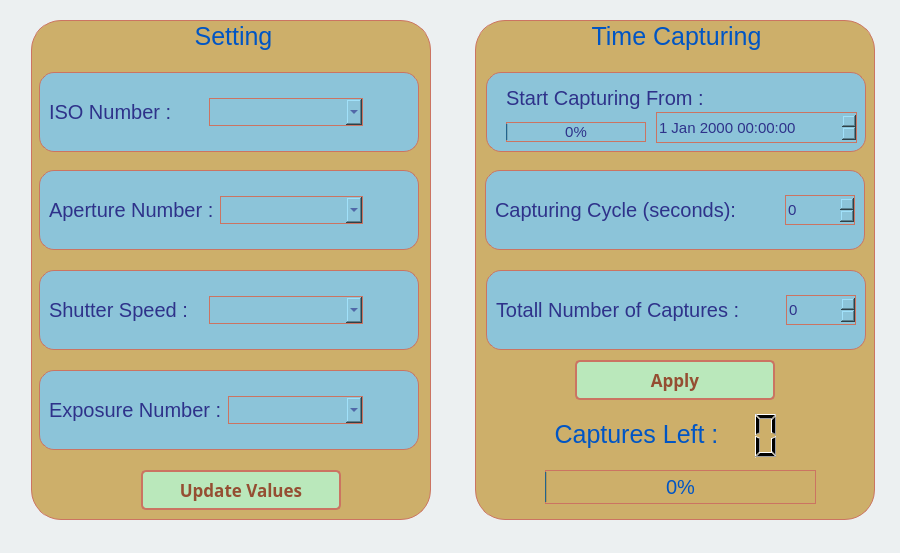
<?xml version="1.0" encoding="UTF-8"?>
<ui version="4.0">
 <class>CameraTools</class>
 <widget class="QWidget" name="CameraTools">
  <property name="enabled">
   <bool>true</bool>
  </property>
  <property name="geometry">
   <rect>
    <x>0</x>
    <y>0</y>
    <width>900</width>
    <height>553</height>
   </rect>
  </property>
  <property name="sizePolicy">
   <sizepolicy hsizetype="Fixed" vsizetype="Fixed">
    <horstretch>0</horstretch>
    <verstretch>0</verstretch>
   </sizepolicy>
  </property>
  <property name="maximumSize">
   <size>
    <width>900</width>
    <height>600</height>
   </size>
  </property>
  <property name="windowTitle">
   <string>Camera Tools</string>
  </property>
  <property name="windowIcon">
   <iconset>
    <normaloff>../images/Edit-Icon.png</normaloff>../images/Edit-Icon.png</iconset>
  </property>
  <property name="autoFillBackground">
   <bool>false</bool>
  </property>
  <property name="styleSheet">
   <string notr="true">background-color: #ecf0f1;</string>
  </property>
  <widget class="QGroupBox" name="groupBox">
   <property name="geometry">
    <rect>
     <x>31</x>
     <y>20</y>
     <width>400</width>
     <height>500</height>
    </rect>
   </property>
   <property name="sizePolicy">
    <sizepolicy hsizetype="Fixed" vsizetype="Fixed">
     <horstretch>0</horstretch>
     <verstretch>0</verstretch>
    </sizepolicy>
   </property>
   <property name="maximumSize">
    <size>
     <width>400</width>
     <height>16777215</height>
    </size>
   </property>
   <property name="autoFillBackground">
    <bool>false</bool>
   </property>
   <property name="styleSheet">
    <string notr="true">background-color: #CDAF6A;

border:1px solid #CB7462;
color :rgb(0, 85, 196);
border-radius: 30px;
font-size: 25px;</string>
   </property>
   <property name="title">
    <string>Setting</string>
   </property>
   <property name="alignment">
    <set>Qt::AlignCenter</set>
   </property>
   <widget class="QGroupBox" name="groupBox_4">
    <property name="geometry">
     <rect>
      <x>8</x>
      <y>250</y>
      <width>380</width>
      <height>80</height>
     </rect>
    </property>
    <property name="sizePolicy">
     <sizepolicy hsizetype="Fixed" vsizetype="Fixed">
      <horstretch>0</horstretch>
      <verstretch>0</verstretch>
     </sizepolicy>
    </property>
    <property name="styleSheet">
     <string notr="true">background-color: #8CC4D9;

border:1px solid #CB7462;
color :#2E328A;
border-radius: 15px;
font-size: 20px;
</string>
    </property>
    <property name="title">
     <string/>
    </property>
    <layout class="QGridLayout" name="gridLayout_6">
     <item row="0" column="0">
      <layout class="QHBoxLayout" name="horizontalLayout_4">
       <item>
        <widget class="QLabel" name="ShutterLabel">
         <property name="styleSheet">
          <string notr="true">border : none;</string>
         </property>
         <property name="text">
          <string>Shutter Speed :</string>
         </property>
        </widget>
       </item>
       <item>
        <widget class="QComboBox" name="ShutterComboBox">
         <property name="cursor">
          <cursorShape>PointingHandCursor</cursorShape>
         </property>
        </widget>
       </item>
       <item>
        <widget class="QLabel" name="LoadLabel3">
         <property name="sizePolicy">
          <sizepolicy hsizetype="Maximum" vsizetype="Preferred">
           <horstretch>0</horstretch>
           <verstretch>0</verstretch>
          </sizepolicy>
         </property>
         <property name="maximumSize">
          <size>
           <width>40</width>
           <height>40</height>
          </size>
         </property>
         <property name="styleSheet">
          <string notr="true">border:none;</string>
         </property>
         <property name="text">
          <string/>
         </property>
         <property name="scaledContents">
          <bool>true</bool>
         </property>
         <property name="alignment">
          <set>Qt::AlignCenter</set>
         </property>
        </widget>
       </item>
      </layout>
     </item>
    </layout>
   </widget>
   <widget class="QGroupBox" name="groupBox_5">
    <property name="geometry">
     <rect>
      <x>8</x>
      <y>350</y>
      <width>380</width>
      <height>80</height>
     </rect>
    </property>
    <property name="sizePolicy">
     <sizepolicy hsizetype="Fixed" vsizetype="Fixed">
      <horstretch>0</horstretch>
      <verstretch>0</verstretch>
     </sizepolicy>
    </property>
    <property name="styleSheet">
     <string notr="true">background-color: #8CC4D9;

border:1px solid #CB7462;
color :#2E328A;
border-radius: 15px;
font-size: 20px;</string>
    </property>
    <property name="title">
     <string/>
    </property>
    <layout class="QGridLayout" name="gridLayout_7">
     <item row="0" column="0">
      <layout class="QHBoxLayout" name="horizontalLayout_6">
       <item>
        <widget class="QLabel" name="ExpoLabel">
         <property name="styleSheet">
          <string notr="true">border : none;</string>
         </property>
         <property name="text">
          <string>Exposure Number :</string>
         </property>
        </widget>
       </item>
       <item>
        <widget class="QComboBox" name="ExpoComboBox">
         <property name="cursor">
          <cursorShape>PointingHandCursor</cursorShape>
         </property>
        </widget>
       </item>
       <item>
        <widget class="QLabel" name="LoadLabel4">
         <property name="sizePolicy">
          <sizepolicy hsizetype="Maximum" vsizetype="Preferred">
           <horstretch>0</horstretch>
           <verstretch>0</verstretch>
          </sizepolicy>
         </property>
         <property name="maximumSize">
          <size>
           <width>40</width>
           <height>40</height>
          </size>
         </property>
         <property name="styleSheet">
          <string notr="true">border:none;</string>
         </property>
         <property name="text">
          <string/>
         </property>
         <property name="scaledContents">
          <bool>true</bool>
         </property>
         <property name="alignment">
          <set>Qt::AlignCenter</set>
         </property>
        </widget>
       </item>
      </layout>
     </item>
    </layout>
   </widget>
   <widget class="QGroupBox" name="groupBox_2">
    <property name="geometry">
     <rect>
      <x>8</x>
      <y>52</y>
      <width>380</width>
      <height>80</height>
     </rect>
    </property>
    <property name="sizePolicy">
     <sizepolicy hsizetype="Fixed" vsizetype="Fixed">
      <horstretch>0</horstretch>
      <verstretch>0</verstretch>
     </sizepolicy>
    </property>
    <property name="maximumSize">
     <size>
      <width>400</width>
      <height>100</height>
     </size>
    </property>
    <property name="styleSheet">
     <string notr="true">background-color: #8CC4D9;

border:1px solid #CB7462;
color :#2E328A;
border-radius: 15px;
font-size: 20px;</string>
    </property>
    <property name="title">
     <string/>
    </property>
    <layout class="QGridLayout" name="gridLayout_4">
     <item row="0" column="0">
      <layout class="QHBoxLayout" name="horizontalLayout">
       <item>
        <widget class="QLabel" name="ISOLabel">
         <property name="styleSheet">
          <string notr="true">border : none;</string>
         </property>
         <property name="text">
          <string>ISO Number :</string>
         </property>
        </widget>
       </item>
       <item>
        <widget class="QComboBox" name="ISOComboBox">
         <property name="sizePolicy">
          <sizepolicy hsizetype="Maximum" vsizetype="Maximum">
           <horstretch>0</horstretch>
           <verstretch>0</verstretch>
          </sizepolicy>
         </property>
         <property name="maximumSize">
          <size>
           <width>250</width>
           <height>16777215</height>
          </size>
         </property>
         <property name="cursor">
          <cursorShape>PointingHandCursor</cursorShape>
         </property>
        </widget>
       </item>
       <item>
        <widget class="QLabel" name="LoadLabel1">
         <property name="sizePolicy">
          <sizepolicy hsizetype="Maximum" vsizetype="Preferred">
           <horstretch>0</horstretch>
           <verstretch>0</verstretch>
          </sizepolicy>
         </property>
         <property name="maximumSize">
          <size>
           <width>40</width>
           <height>40</height>
          </size>
         </property>
         <property name="styleSheet">
          <string notr="true">border:none;</string>
         </property>
         <property name="text">
          <string/>
         </property>
         <property name="scaledContents">
          <bool>true</bool>
         </property>
         <property name="alignment">
          <set>Qt::AlignCenter</set>
         </property>
        </widget>
       </item>
      </layout>
     </item>
    </layout>
   </widget>
   <widget class="QGroupBox" name="groupBox_8">
    <property name="geometry">
     <rect>
      <x>8</x>
      <y>150</y>
      <width>380</width>
      <height>80</height>
     </rect>
    </property>
    <property name="sizePolicy">
     <sizepolicy hsizetype="Fixed" vsizetype="Fixed">
      <horstretch>0</horstretch>
      <verstretch>0</verstretch>
     </sizepolicy>
    </property>
    <property name="styleSheet">
     <string notr="true">background-color: #8CC4D9;

border:1px solid #CB7462;
color :#2E328A;
border-radius: 15px;
font-size: 20px;
</string>
    </property>
    <property name="title">
     <string/>
    </property>
    <layout class="QGridLayout" name="gridLayout_5">
     <item row="0" column="0">
      <layout class="QHBoxLayout" name="horizontalLayout_12">
       <item>
        <widget class="QLabel" name="ApertureLabel">
         <property name="styleSheet">
          <string notr="true">border : none;</string>
         </property>
         <property name="text">
          <string>Aperture Number :</string>
         </property>
        </widget>
       </item>
       <item>
        <widget class="QComboBox" name="ApertureComboBox">
         <property name="sizePolicy">
          <sizepolicy hsizetype="Maximum" vsizetype="Maximum">
           <horstretch>0</horstretch>
           <verstretch>0</verstretch>
          </sizepolicy>
         </property>
         <property name="maximumSize">
          <size>
           <width>250</width>
           <height>16777215</height>
          </size>
         </property>
         <property name="cursor">
          <cursorShape>PointingHandCursor</cursorShape>
         </property>
        </widget>
       </item>
       <item>
        <widget class="QLabel" name="LoadLabel2">
         <property name="sizePolicy">
          <sizepolicy hsizetype="Maximum" vsizetype="Preferred">
           <horstretch>0</horstretch>
           <verstretch>0</verstretch>
          </sizepolicy>
         </property>
         <property name="maximumSize">
          <size>
           <width>40</width>
           <height>40</height>
          </size>
         </property>
         <property name="styleSheet">
          <string notr="true">border:none;</string>
         </property>
         <property name="text">
          <string/>
         </property>
         <property name="scaledContents">
          <bool>true</bool>
         </property>
         <property name="alignment">
          <set>Qt::AlignCenter</set>
         </property>
        </widget>
       </item>
      </layout>
     </item>
    </layout>
   </widget>
   <widget class="QPushButton" name="UpdateValueButton">
    <property name="geometry">
     <rect>
      <x>110</x>
      <y>450</y>
      <width>200</width>
      <height>40</height>
     </rect>
    </property>
    <property name="sizePolicy">
     <sizepolicy hsizetype="Maximum" vsizetype="Maximum">
      <horstretch>0</horstretch>
      <verstretch>0</verstretch>
     </sizepolicy>
    </property>
    <property name="maximumSize">
     <size>
      <width>200</width>
      <height>40</height>
     </size>
    </property>
    <property name="font">
     <font>
      <family>sans-serif</family>
      <pointsize>-1</pointsize>
      <weight>75</weight>
      <bold>true</bold>
     </font>
    </property>
    <property name="cursor">
     <cursorShape>PointingHandCursor</cursorShape>
    </property>
    <property name="styleSheet">
     <string notr="true">background-color:#BAE8BB;
color:#954E32;
font-weight: bold;
border-radius: 5px;
border: 2px solid #CB7462;
font-family: sans-serif;
font-size : 17px;</string>
    </property>
    <property name="text">
     <string>Update Values</string>
    </property>
   </widget>
  </widget>
  <widget class="QGroupBox" name="groupBox_6">
   <property name="geometry">
    <rect>
     <x>475</x>
     <y>20</y>
     <width>400</width>
     <height>500</height>
    </rect>
   </property>
   <property name="sizePolicy">
    <sizepolicy hsizetype="Fixed" vsizetype="Fixed">
     <horstretch>0</horstretch>
     <verstretch>0</verstretch>
    </sizepolicy>
   </property>
   <property name="autoFillBackground">
    <bool>false</bool>
   </property>
   <property name="styleSheet">
    <string notr="true">background-color: #CDAF6A;

border:1px solid #CB7462;
color :rgb(0, 85, 196);
border-radius: 30px;
font-size: 25px;</string>
   </property>
   <property name="title">
    <string>Time Capturing</string>
   </property>
   <property name="alignment">
    <set>Qt::AlignCenter</set>
   </property>
   <widget class="QPushButton" name="ApplyButton">
    <property name="geometry">
     <rect>
      <x>100</x>
      <y>340</y>
      <width>200</width>
      <height>40</height>
     </rect>
    </property>
    <property name="sizePolicy">
     <sizepolicy hsizetype="Maximum" vsizetype="Maximum">
      <horstretch>0</horstretch>
      <verstretch>0</verstretch>
     </sizepolicy>
    </property>
    <property name="maximumSize">
     <size>
      <width>200</width>
      <height>40</height>
     </size>
    </property>
    <property name="font">
     <font>
      <family>sans-serif</family>
      <pointsize>-1</pointsize>
      <weight>75</weight>
      <bold>true</bold>
     </font>
    </property>
    <property name="cursor">
     <cursorShape>PointingHandCursor</cursorShape>
    </property>
    <property name="styleSheet">
     <string notr="true">background-color:#BAE8BB;
color:#954E32;
font-weight: bold;
border-radius: 5px;
border: 2px solid #CB7462;
font-family: sans-serif;
font-size : 17px;</string>
    </property>
    <property name="text">
     <string>Apply</string>
    </property>
   </widget>
   <widget class="QGroupBox" name="groupBox_7">
    <property name="geometry">
     <rect>
      <x>11</x>
      <y>52</y>
      <width>380</width>
      <height>80</height>
     </rect>
    </property>
    <property name="sizePolicy">
     <sizepolicy hsizetype="Fixed" vsizetype="Fixed">
      <horstretch>0</horstretch>
      <verstretch>0</verstretch>
     </sizepolicy>
    </property>
    <property name="maximumSize">
     <size>
      <width>400</width>
      <height>80</height>
     </size>
    </property>
    <property name="styleSheet">
     <string notr="true">background-color: #8CC4D9;

border:1px solid #CB7462;
color :#2E328A;
border-radius: 15px;
font-size: 10px;</string>
    </property>
    <property name="title">
     <string/>
    </property>
    <widget class="QProgressBar" name="waitToStartProgressBar">
     <property name="geometry">
      <rect>
       <x>20</x>
       <y>50</y>
       <width>140</width>
       <height>20</height>
      </rect>
     </property>
     <property name="sizePolicy">
      <sizepolicy hsizetype="Fixed" vsizetype="Fixed">
       <horstretch>0</horstretch>
       <verstretch>0</verstretch>
      </sizepolicy>
     </property>
     <property name="maximumSize">
      <size>
       <width>16777215</width>
       <height>30</height>
      </size>
     </property>
     <property name="styleSheet">
      <string notr="true">border:1px solid #CB7462;
color :#2E328A;
border-radius:none;
font-size:15px;</string>
     </property>
     <property name="value">
      <number>0</number>
     </property>
     <property name="alignment">
      <set>Qt::AlignCenter</set>
     </property>
    </widget>
    <widget class="QLabel" name="StartTimeLabel">
     <property name="geometry">
      <rect>
       <x>9</x>
       <y>10</y>
       <width>231</width>
       <height>31</height>
      </rect>
     </property>
     <property name="styleSheet">
      <string notr="true">border : none;
font-size : 20px;</string>
     </property>
     <property name="text">
      <string>  Start Capturing From :</string>
     </property>
    </widget>
    <widget class="QDateTimeEdit" name="StartTime">
     <property name="geometry">
      <rect>
       <x>170</x>
       <y>40</y>
       <width>201</width>
       <height>31</height>
      </rect>
     </property>
     <property name="sizePolicy">
      <sizepolicy hsizetype="Maximum" vsizetype="Maximum">
       <horstretch>0</horstretch>
       <verstretch>0</verstretch>
      </sizepolicy>
     </property>
     <property name="maximumSize">
      <size>
       <width>300</width>
       <height>50</height>
      </size>
     </property>
     <property name="styleSheet">
      <string notr="true">border-radius:none;
font-size:15px;</string>
     </property>
    </widget>
   </widget>
   <widget class="QGroupBox" name="groupBox_10">
    <property name="geometry">
     <rect>
      <x>10</x>
      <y>150</y>
      <width>380</width>
      <height>80</height>
     </rect>
    </property>
    <property name="sizePolicy">
     <sizepolicy hsizetype="Fixed" vsizetype="Fixed">
      <horstretch>0</horstretch>
      <verstretch>0</verstretch>
     </sizepolicy>
    </property>
    <property name="styleSheet">
     <string notr="true">background-color: #8CC4D9;

border:1px solid #CB7462;
color :#2E328A;
border-radius: 15px;
font-size: 10px;</string>
    </property>
    <property name="title">
     <string/>
    </property>
    <layout class="QGridLayout" name="gridLayout">
     <item row="0" column="0">
      <layout class="QHBoxLayout" name="horizontalLayout_10">
       <item>
        <widget class="QLabel" name="CapturingCycleLabel">
         <property name="styleSheet">
          <string notr="true">border : none;
font-size:20px;</string>
         </property>
         <property name="text">
          <string>Capturing Cycle (seconds):</string>
         </property>
        </widget>
       </item>
       <item>
        <spacer name="horizontalSpacer_9">
         <property name="orientation">
          <enum>Qt::Horizontal</enum>
         </property>
         <property name="sizeType">
          <enum>QSizePolicy::Fixed</enum>
         </property>
         <property name="sizeHint" stdset="0">
          <size>
           <width>40</width>
           <height>20</height>
          </size>
         </property>
        </spacer>
       </item>
       <item>
        <widget class="QSpinBox" name="CapturingCycleSpinBox">
         <property name="sizePolicy">
          <sizepolicy hsizetype="Maximum" vsizetype="Maximum">
           <horstretch>0</horstretch>
           <verstretch>0</verstretch>
          </sizepolicy>
         </property>
         <property name="maximumSize">
          <size>
           <width>70</width>
           <height>30</height>
          </size>
         </property>
         <property name="styleSheet">
          <string notr="true">border-radius:none;
font-size:15px;</string>
         </property>
         <property name="maximum">
          <number>1000</number>
         </property>
         <property name="value">
          <number>0</number>
         </property>
        </widget>
       </item>
      </layout>
     </item>
    </layout>
   </widget>
   <widget class="QGroupBox" name="groupBox_9">
    <property name="geometry">
     <rect>
      <x>11</x>
      <y>250</y>
      <width>380</width>
      <height>80</height>
     </rect>
    </property>
    <property name="sizePolicy">
     <sizepolicy hsizetype="Fixed" vsizetype="Fixed">
      <horstretch>0</horstretch>
      <verstretch>0</verstretch>
     </sizepolicy>
    </property>
    <property name="styleSheet">
     <string notr="true">background-color: #8CC4D9;

border:1px solid #CB7462;
color :#2E328A;
border-radius: 15px;
font-size: 10px;</string>
    </property>
    <property name="title">
     <string/>
    </property>
    <layout class="QGridLayout" name="gridLayout_3">
     <item row="0" column="0">
      <layout class="QHBoxLayout" name="horizontalLayout_9">
       <item>
        <widget class="QLabel" name="TotallCaptureNumberLabel">
         <property name="styleSheet">
          <string notr="true">border : none;
font-size:20px;</string>
         </property>
         <property name="text">
          <string>Totall Number of Captures :</string>
         </property>
        </widget>
       </item>
       <item>
        <spacer name="horizontalSpacer_8">
         <property name="orientation">
          <enum>Qt::Horizontal</enum>
         </property>
         <property name="sizeType">
          <enum>QSizePolicy::Fixed</enum>
         </property>
         <property name="sizeHint" stdset="0">
          <size>
           <width>40</width>
           <height>20</height>
          </size>
         </property>
        </spacer>
       </item>
       <item>
        <widget class="QSpinBox" name="TotallCaptureNumber">
         <property name="sizePolicy">
          <sizepolicy hsizetype="Maximum" vsizetype="Maximum">
           <horstretch>0</horstretch>
           <verstretch>0</verstretch>
          </sizepolicy>
         </property>
         <property name="maximumSize">
          <size>
           <width>70</width>
           <height>30</height>
          </size>
         </property>
         <property name="styleSheet">
          <string notr="true">border-radius:none;
font-size:15px;</string>
         </property>
         <property name="maximum">
          <number>1000</number>
         </property>
         <property name="value">
          <number>0</number>
         </property>
        </widget>
       </item>
      </layout>
     </item>
    </layout>
   </widget>
   <widget class="QProgressBar" name="progressBar">
    <property name="geometry">
     <rect>
      <x>70</x>
      <y>450</y>
      <width>271</width>
      <height>34</height>
     </rect>
    </property>
    <property name="sizePolicy">
     <sizepolicy hsizetype="Maximum" vsizetype="Maximum">
      <horstretch>0</horstretch>
      <verstretch>0</verstretch>
     </sizepolicy>
    </property>
    <property name="maximumSize">
     <size>
      <width>900</width>
      <height>40</height>
     </size>
    </property>
    <property name="styleSheet">
     <string notr="true">font-size:20px;</string>
    </property>
    <property name="value">
     <number>0</number>
    </property>
    <property name="alignment">
     <set>Qt::AlignCenter</set>
    </property>
   </widget>
   <widget class="QLCDNumber" name="LCDNumber">
    <property name="geometry">
     <rect>
      <x>170</x>
      <y>390</y>
      <width>141</width>
      <height>51</height>
     </rect>
    </property>
    <property name="sizePolicy">
     <sizepolicy hsizetype="Maximum" vsizetype="Maximum">
      <horstretch>0</horstretch>
      <verstretch>0</verstretch>
     </sizepolicy>
    </property>
    <property name="maximumSize">
     <size>
      <width>200</width>
      <height>200</height>
     </size>
    </property>
    <property name="layoutDirection">
     <enum>Qt::LeftToRight</enum>
    </property>
    <property name="styleSheet">
     <string notr="true">color :rgb(0, 0, 0);
border:none;
font-size:30px;
</string>
    </property>
    <property name="lineWidth">
     <number>1</number>
    </property>
    <property name="digitCount">
     <number>5</number>
    </property>
    <property name="mode">
     <enum>QLCDNumber::Dec</enum>
    </property>
   </widget>
   <widget class="QLabel" name="CapturesLeftLabel">
    <property name="geometry">
     <rect>
      <x>71</x>
      <y>394</y>
      <width>181</width>
      <height>41</height>
     </rect>
    </property>
    <property name="sizePolicy">
     <sizepolicy hsizetype="Fixed" vsizetype="Fixed">
      <horstretch>0</horstretch>
      <verstretch>0</verstretch>
     </sizepolicy>
    </property>
    <property name="styleSheet">
     <string notr="true">font-size:25px;
border:none;</string>
    </property>
    <property name="text">
     <string>Captures Left :</string>
    </property>
    <property name="alignment">
     <set>Qt::AlignCenter</set>
    </property>
   </widget>
   <zorder>layoutWidget</zorder>
   <zorder>ApplyButton</zorder>
   <zorder>CapturesLeftLabel</zorder>
  </widget>
 </widget>
 <resources/>
 <connections/>
</ui>
